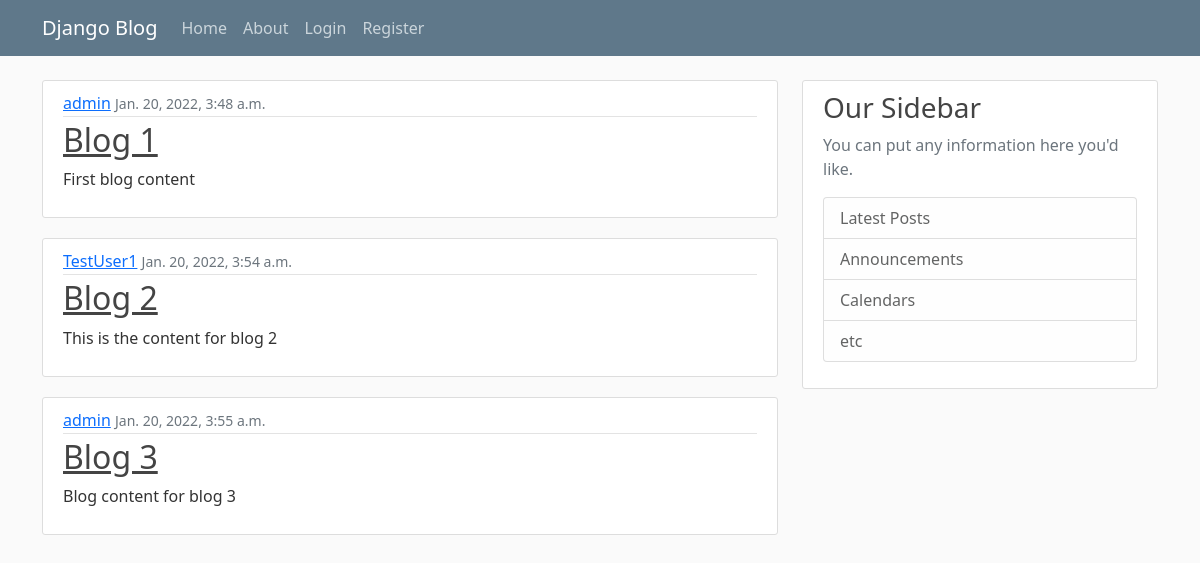
Before: / with the older database file.
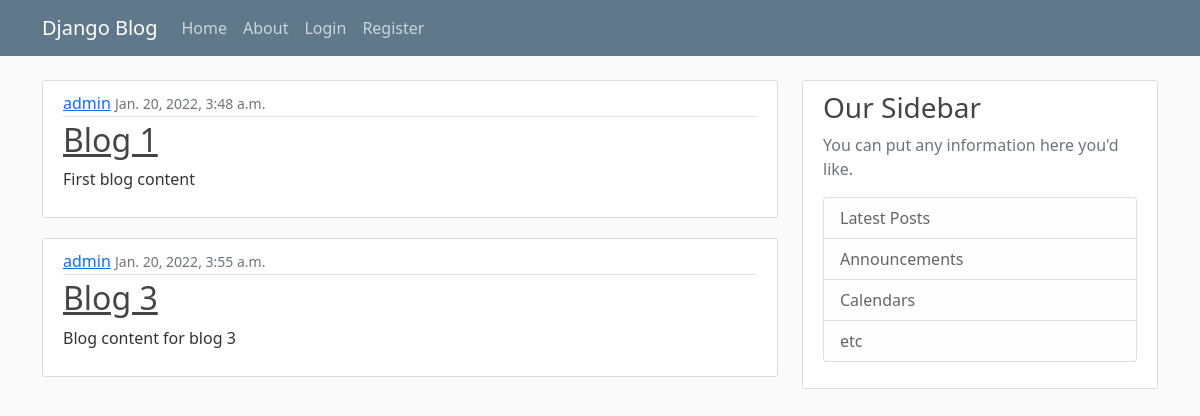
After: the same page with the newer database file.
### blog/models.py (models this page shows, shortened)
class Post(models.Model):
	title = models.CharField(max_length=100)
	content = models.TextField()
	date_posted = models.DateTimeField(auto_now_add=True)
	author = models.ForeignKey(User, on_delete=models.CASCADE)

### blog/views.py (the view)
# urls.py: path('', views.home, name='blog-home' )
def home(request):
	context = {
		'posts': Post.objects.all()
	}
	return render(request, 'blog/home.html', context)

### blog/templates/blog/home.html
{% extends "blog/base.html" %}
{% block content %}
	{% for post in posts %}
		<article class="media content-section">
		  <div class="media-body">
		    <div class="article-metadata">
		      <a class="mr-2" href="#">{{ post.author }}</a>
		      <small class="text-muted">{{ post.date_posted }}</small>
		    </div>
		    <h2><a class="article-title" href="#">{{ post.title }}</a></h2>
		    <p class="article-content">{{ post.content }}</p>
		  </div>
		</article>
	{% endfor %}
{% endblock %}

### blog/templates/blog/base.html (shortened to what this page needs)
{% load static %}
<!DOCTYPE html>
<html>
<head>
    <link href="https://cdn.jsdelivr.net/npm/bootstrap@5.1.3/dist/css/bootstrap.min.css" rel="stylesheet">
    <link rel="stylesheet" type="text/css" href="{% static 'blog/main.css'%}">
</head>
<body>
    <header class="site-header">
      <nav class="navbar navbar-expand-md navbar-dark bg-steel fixed-top">
        <div class="container">
          <a class="navbar-brand mr-4" href="/">Django Blog</a>
          <div class="collapse navbar-collapse" id="navbarToggle">
            <div class="navbar-nav mr-auto">
              <a class="nav-item nav-link" href="{% url 'blog-home' %}">Home</a>
              <a class="nav-item nav-link" href="{% url 'blog-about' %}">About</a>
            </div>
            <div class="navbar-nav">
              {% if user.is_authenticated %}
                <a class="nav-item nav-link" href="{% url 'profile' %}">Profile</a>
                <a class="nav-item nav-link" href="{% url 'logout' %}">Logout</a>
              {% else %}
               <a class="nav-item nav-link" href="{% url 'login' %}">Login</a>
               <a class="nav-item nav-link" href="{% url 'register' %}">Register</a>
              {% endif %}
            </div>
          </div>
        </div>
      </nav>
    </header>
	<main role="main" class="container">
      <div class="row">
        <div class="col-md-8">
          {% block content %}{% endblock %}
        </div>
        <div class="col-md-4">
          <div class="content-section">
            <h3>Our Sidebar</h3>
            <p class='text-muted'>You can put any information here you'd like.
              <ul class="list-group">
                <li class="list-group-item list-group-item-light">Latest Posts</li>
                <li class="list-group-item list-group-item-light">Announcements</li>
                <li class="list-group-item list-group-item-light">Calendars</li>
                <li class="list-group-item list-group-item-light">etc</li>
              </ul>
            </p>
          </div>
        </div>
      </div>
    </main>
</body>
</html>

### blog/static/blog/main.css (style rules this page uses)
body { background: #fafafa; color: #333333; margin-top: 5rem; }
h1, h2, h3, h4, h5, h6 { color: #444444; }
.bg-steel { background-color: #5f788a; }
.site-header .navbar-nav .nav-link { color: #cbd5db; }
.content-section { background: #ffffff; padding: 10px 20px; border: 1px solid #dddddd; border-radius: 3px; margin-bottom: 20px; }
.article-title { color: #444444; }
.article-content { white-space: pre-line; }
.article-metadata { padding-bottom: 1px; margin-bottom: 4px; border-bottom: 1px solid #e3e3e3 }

Changed rows visible on the page:
removed Post: author "TestUser1", date_posted "Jan. 20, 2022, 3:54 a.m.", title "Blog 2", content "This is the content for blog 2"
